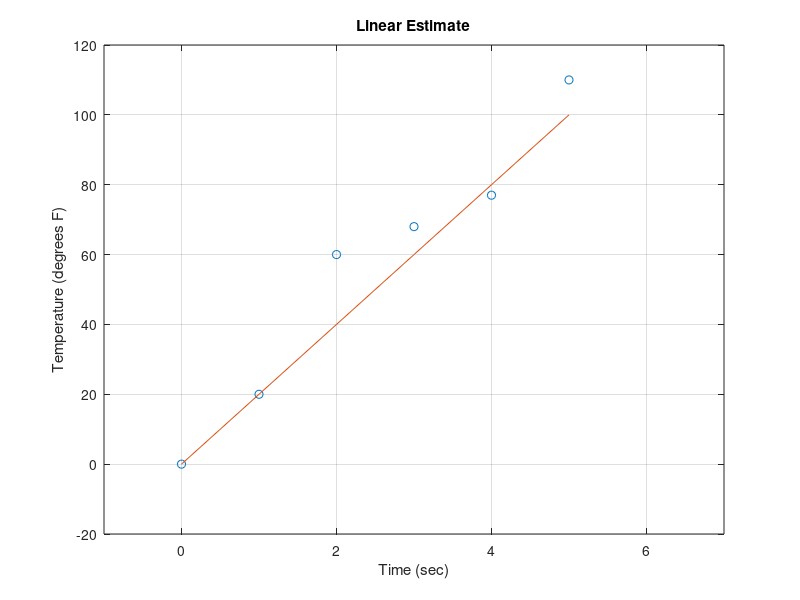

MATLAB code to generate this figure:
% Eyeball linear estimation
function main
    % Show the original data points
    x = 0:5;
    y = [0 20 60 68 77 110];
    
    % Eyeball estimate
    y2 = 20 * x; 
    
    % Plot original data and estimate
    plot(x, y, 'o', x, y2);
    grid on, axis([-1 7 -20 120])
    title('Linear Estimate')
    xlabel('Time (sec)')
    ylabel('Temperature (degrees F)')
    grid on
end
